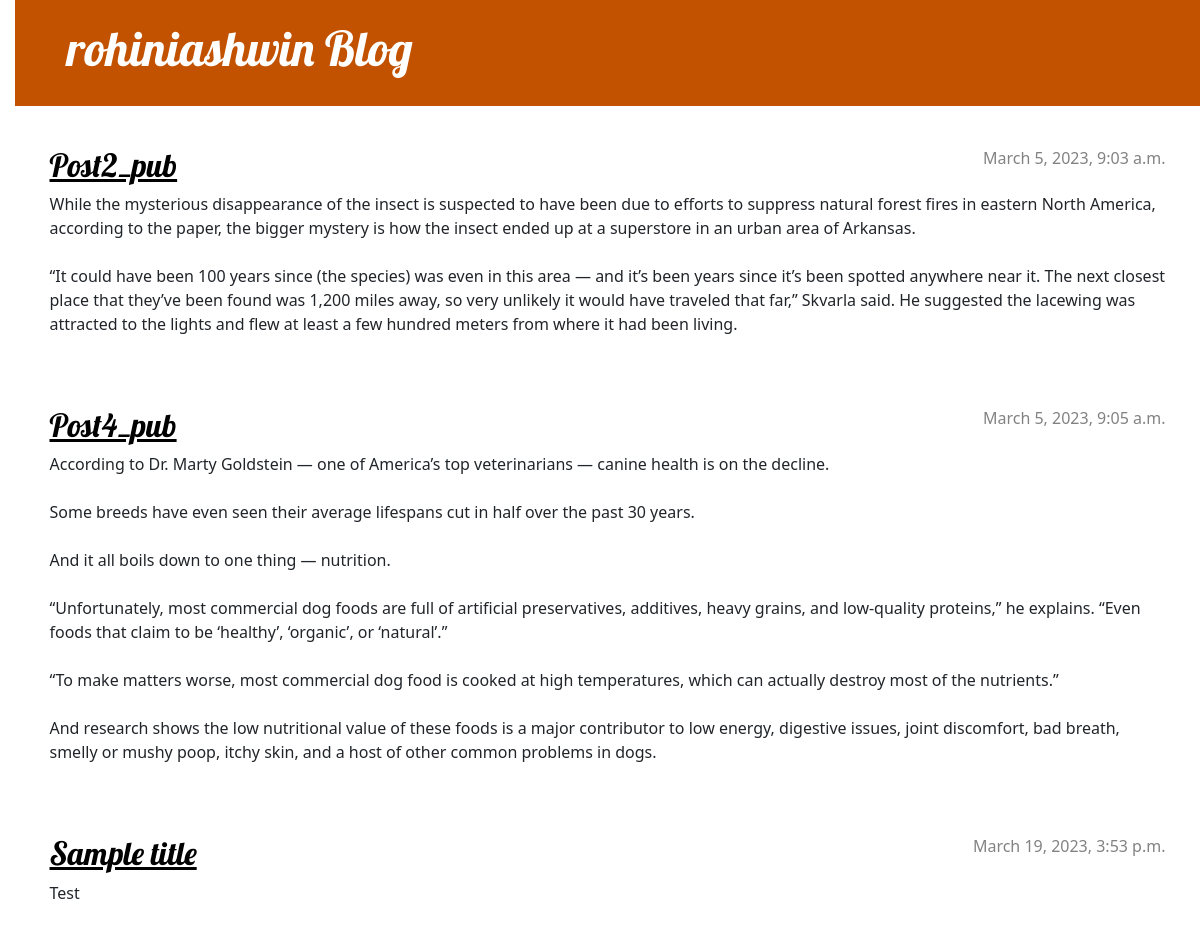
The page / on the database its author committed.
### blog/models.py (models this page shows, shortened)
class Post(models.Model):
    author = models.ForeignKey(settings.AUTH_USER_MODEL, on_delete=models.CASCADE)
    title = models.CharField(max_length=200)
    text = models.TextField()
    created_date = models.DateTimeField(default=timezone.now)
    published_date = models.DateTimeField(blank=True, null=True)

### blog/views.py (the view)
# urls.py: path('', views.post_list, name='post_list'),
def post_list(request):
    posts = Post.objects.filter(published_date__lte=timezone.now()).order_by('published_date')
    return render(request, 'blog/post_list.html', {'posts':posts})

### blog/templates/blog/post_list.html (shortened to what this page needs)
{% load static %}
<!DOCTYPE html>
<html>
    <head>
        <link rel="stylesheet" href="https://cdn.jsdelivr.net/npm/bootstrap@5.1.3/dist/css/bootstrap.min.css">
        <link rel="stylesheet" href="{% static 'css/blog.css' %}">
    </head>
    <body>
        <header class="page-header">
		    <div class="container">
		        <h1><a href="/">rohiniashwin Blog</a></h1>
		    </div>
		</header>
		<main class="container">
			<div class="row">
				<div class="col">
					{% for post in posts %}
						<article class="post">
							<time class="date">
								{{ post.published_date }}
							</time>
							<h2><a href="">{{ post.title }}</a></h2>
							<p>{{ post.text|linebreaksbr }}</p>
						</article>
					{% endfor %}
				</div>
			</div>
		</main>
	</body>
</html>

### blog/static/css/blog.css (style rules this page uses)
h1 a, h2 a { color: #C25100; font-family: 'Lobster'; }
body { padding-left: 15px; }
.page-header { background-color: #C25100; margin-top: 0; margin-bottom: 40px; padding: 20px 20px 20px 40px; }
.page-header h1, .page-header h1 a, .page-header h1 a:visited, .page-header h1 a:active { color: #ffffff; font-size: 36pt; text-decoration: none; }
h1, h2, h3, h4 { font-family: 'Lobster', cursive; }
.date { color: #828282; }
.post { margin-bottom: 70px; }
.post h2 a, .post h2 a:visited { color: #000000; }
.post > .date, .post > .actions { float: right; }

### rows shown on the page
Post: published_date "March 5, 2023, 9:03 a.m.", title "Post2_pub", text "While the mysterious disappearance of the insect is suspected to have been due to efforts to suppress natural forest fires in eastern North America, according to the paper, the bigger mystery is how the insect ended up at a superstore in an urban area of Arkansas. “It could have been 100 years since (the species) was even in this area — and it’s been years since it’s been spotted anywhere near it. The next closest place that they’ve been found was 1,200 miles away, so very unlikely it would have traveled that far,” Skvarla said. He suggested the lacewing was attracted to the lights and flew at least a few hundred meters from where it had been living."
Post: published_date "March 5, 2023, 9:05 a.m.", title "Post4_pub", text "According to Dr. Marty Goldstein — one of America’s top veterinarians — canine health is on the decline. Some breeds have even seen their average lifespans cut in half over the past 30 years. And it all boils down to one thing — nutrition. “Unfortunately, most commercial dog foods are full of artificial preservatives, additives, heavy grains, and low-quality proteins,” he explains. “Even foods that claim to be ‘healthy’, ‘organic’, or ‘natural’.” “To make matters worse, most commercial dog food is cooked at high temperatures, which can actually destroy most of the nutrients.” And research shows the low nutritional value of these foods is a major contributor to low energy, digestive issues,…"
Post: published_date "March 19, 2023, 3:53 p.m.", title "Sample title", text "Test"
